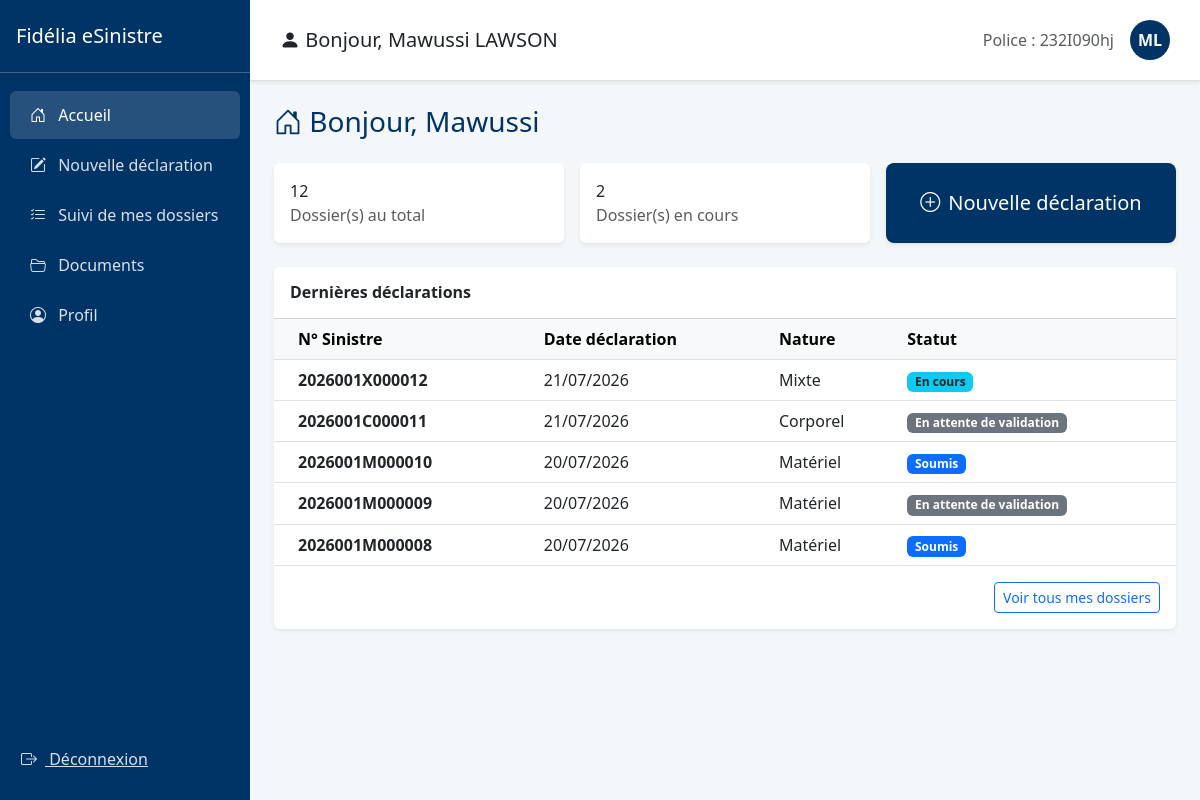
The app's page /sinistres/accueil/ (signed in) with its own data.
### gestion_sinistres/models.py (models this page shows, shortened)
class Assure(models.Model):
    user = models.OneToOneField(User, on_delete=models.CASCADE, related_name='assure')
    numero_police = models.CharField(max_length=50, unique=True)
    agence = models.ForeignKey(Agence, on_delete=models.SET_NULL, null=True, blank=True)
    compte_active = models.BooleanField(default=False)
    politique_confidentialite_acceptee = models.BooleanField(default=False)

class Sinistre(models.Model):
    NATURE_CHOICES = [('C', 'Corporel'), ('M', 'Matériel'), ('X', 'Mixte')]
    STATUS_CHOICES = [
        ('SOUMIS', 'Soumis'),
        ('ATTENTE_COMPLEMENTS', 'En attente de compléments'),
        ('ATTENTE_VALIDATION', 'En attente de validation'),
        ('A_CORRIGER', 'A corriger'),
        ('EN_COURS', 'En cours'),
        ('CLOTURE', 'Clôturé'),
        ('SANS_SUITE', 'Sans suite'),
        ('REOUVERT', 'Réouvert'),
    ]
    n_police = models.CharField(max_length=50)
    nom_conducteur = models.CharField(max_length=100)
    immatriculation = models.CharField(max_length=20)
    numero_sinistre = models.CharField(max_length=20, unique=True)
    statut = models.CharField(max_length=30, choices=STATUS_CHOICES, default='SOUMIS')
    agent_traitant = models.CharField(max_length=100, blank=True, null=True)
    montant_estime = models.DecimalField(max_digits=12, decimal_places=2, default=0)
    prix_retenu = models.DecimalField(max_digits=12, decimal_places=2, null=True, blank=True)
    beneficiaire_nom = models.CharField(max_length=100, blank=True, null=True)
    beneficiaire_prenoms = models.CharField(max_length=100, blank=True, null=True)
    beneficiaire_telephone = models.CharField(max_length=20, blank=True, null=True)
    numero_cheque = models.CharField(max_length=50, blank=True, null=True)
    banque_cheque = models.CharField(max_length=100, blank=True, null=True)
    montant_cheque = models.DecimalField(max_digits=12, decimal_places=2, null=True, blank=True)
    date_emission_cheque = models.DateField(null=True, blank=True)
    attestation_generee = models.BooleanField(default=False)
    date_attestation = models.DateTimeField(null=True, blank=True)
    motif_sans_suite = models.TextField(blank=True, null=True)
    indemnisation_validee = models.BooleanField(default=False)
    date_survenance = models.DateTimeField()
    date_declaration = models.DateTimeField(auto_now_add=True)
    heure_approximative = models.TimeField()
    circonstances = models.TextField()
    vehicule = models.ForeignKey(Vehicule, on_delete=models.CASCADE)
    region = models.ForeignKey(Region, on_delete=models.SET_NULL, null=True)
    ville = models.ForeignKey(Ville, on_delete=models.SET_NULL, null=True)
    prefecture = models.ForeignKey(Prefecture, on_delete=models.SET_NULL, null=True)
    quartier = models.CharField(max_length=150)
    nature = models.CharField(max_length=1, choices=NATURE_CHOICES)
    precision = models.TextField(help_text="Circonstances exactes")
    numero_point_vente = models.CharField(max_length=10, default="001")
    assure = models.ForeignKey(User, on_delete=models.CASCADE, related_name='sinistres')
    quittance = models.ForeignKey(Quittance, on_delete=models.SET_NULL, null=True, blank=True)
    lettre_derogation = models.FileField(upload_to='sinistres/derogations/', blank=True, null=True)

### gestion_sinistres/views.py (the view)
# urls.py: path('accueil/', views.accueil_assure, name='accueil_assure'),
@login_required
def accueil_assure(request):
    all_sinistres = Sinistre.objects.filter(assure=request.user)
    context = {
        'total': all_sinistres.count(),
        'en_cours': all_sinistres.filter(statut='EN_COURS').count(),
        'derniers': all_sinistres.order_by('-date_declaration')[:5],
    }
    return render(request, 'accueil_assure.html', context)

### gestion_sinistres/templates/accueil_assure.html (shortened to what this page needs)
{% extends 'base_assure.html' %}
{% block content %}
<h3 class="mb-4" style="color: #003366;">
    <i class="bi bi-house-door"></i> Bonjour, {{ request.user.first_name|default:request.user.username }}
</h3>
<div class="row g-3 mb-4">
    <div class="col-md-4">
        <div class="card stat-card shadow-sm border-0 h-100">
            <div class="card-body">
                <div class="stat-number">{{ total }}</div>
                <div class="text-muted">Dossier(s) au total</div>
            </div>
        </div>
    </div>
    <div class="col-md-4">
        <div class="card stat-card shadow-sm border-0 h-100">
            <div class="card-body">
                <div class="stat-number">{{ en_cours }}</div>
                <div class="text-muted">Dossier(s) en cours</div>
            </div>
        </div>
    </div>
    <div class="col-md-4">
        <div class="card stat-card shadow-sm border-0 h-100 d-flex align-items-center justify-content-center">
            <a href="{% url 'declarer_sinistre' %}" class="btn btn-lg w-100 h-100 d-flex align-items-center justify-content-center" style="background-color: #003366; color: white;">
                <i class="bi bi-plus-circle me-2"></i> Nouvelle déclaration
            </a>
        </div>
    </div>
</div>
<div class="card shadow-sm border-0">
    <div class="card-header bg-white py-3">
        <h6 class="mb-0 fw-bold">Dernières déclarations</h6>
    </div>
    <div class="card-body p-0">
        {% if derniers %}
        <table class="table table-hover align-middle mb-0">
            <thead class="table-light">
                <tr>
                    <th class="ps-4">N° Sinistre</th>
                    <th>Date déclaration</th>
                    <th>Nature</th>
                    <th>Statut</th>
                </tr>
            </thead>
            <tbody>
                {% for sinistre in derniers %}
                <tr>
                    <td class="ps-4"><strong>{{ sinistre.numero_sinistre }}</strong></td>
                    <td>{{ sinistre.date_declaration|date:"d/m/Y" }}</td>
                    <td>{{ sinistre.get_nature_display }}</td>
                    <td>
                        {% if sinistre.statut == 'SOUMIS' %}<span class="badge bg-primary">{{ sinistre.get_statut_display }}</span>
                        {% elif sinistre.statut == 'ATTENTE' %}<span class="badge bg-warning text-dark">{{ sinistre.get_statut_display }}</span>
                        {% elif sinistre.statut == 'EN_COURS' %}<span class="badge bg-info text-dark">{{ sinistre.get_statut_display }}</span>
                        {% elif sinistre.statut == 'CLOTURE' %}<span class="badge bg-success">{{ sinistre.get_statut_display }}</span>
                        {% else %}<span class="badge bg-secondary">{{ sinistre.get_statut_display }}</span>
                        {% endif %}
                    </td>
                </tr>
                {% endfor %}
            </tbody>
        </table>
        <div class="p-3 text-end">
            <a href="{% url 'suivi_sinistres' %}" class="btn btn-sm btn-outline-primary">Voir tous mes dossiers</a>
        </div>
        {% else %}
        <p class="text-muted text-center py-5">Vous n'avez encore déclaré aucun sinistre.</p>
        {% endif %}
    </div>
</div>
{% endblock %}

### gestion_sinistres/templates/base_assure.html (shortened to what this page needs)
<!DOCTYPE html>
<html lang="fr">
<head>
    <link href="https://cdn.jsdelivr.net/npm/bootstrap@5.3.0/dist/css/bootstrap.min.css" rel="stylesheet">
    <link rel="stylesheet" href="https://cdn.jsdelivr.net/npm/bootstrap-icons@1.11.0/font/bootstrap-icons.css">
</head>
<body>
    <nav class="sidebar">
        <div class="d-flex align-items-center justify-content-between py-4 px-3 border-bottom border-light border-opacity-25">
            <h5 class="mb-0">Fidélia eSinistre</h5>
        </div>
        <div class="py-3">
            <a href="{% url 'accueil_assure' %}" class="{% if request.resolver_match.url_name == 'accueil_assure' %}active{% endif %}"><i class="bi bi-house-door me-2"></i> Accueil</a>
            <a href="{% url 'declarer_sinistre' %}" class="{% if request.resolver_match.url_name == 'declarer_sinistre' %}active{% endif %}"><i class="bi bi-pencil-square me-2"></i> Nouvelle déclaration</a>
            <a href="{% url 'suivi_sinistres' %}" class="{% if request.resolver_match.url_name == 'suivi_sinistres' %}active{% endif %}"><i class="bi bi-list-check me-2"></i> Suivi de mes dossiers</a>
            <a href="{% url 'documents_assure' %}" class="{% if request.resolver_match.url_name == 'documents_assure' %}active{% endif %}"><i class="bi bi-folder2-open me-2"></i> Documents</a>
            <a href="{% url 'profil_assure' %}" class="{% if request.resolver_match.url_name == 'profil_assure' %}active{% endif %}"><i class="bi bi-person-circle me-2"></i> Profil</a>
        </div>
        <div class="py-3 mt-auto">
            <form method="post" action="{% url 'logout' %}">
                <button type="submit" class="btn btn-link" style="color: rgba(255,255,255,0.85); padding: 12px 20px;">
                    <i class="bi bi-box-arrow-right me-2"></i> Déconnexion
                </button>
            </form>
        </div>
    </nav>
    <main class="main-content">
        <div class="header-user d-flex align-items-center justify-content-between shadow-sm">
            <div class="d-flex align-items-center">
                <h5 class="mb-0"><i class="bi bi-person-fill"></i> Bonjour, {{ request.user.get_full_name|default:request.user.username }}</h5>
            </div>
            <div class="d-flex align-items-center">
                <span class="text-muted me-3">Police : {{ request.user.assure.numero_police|default:"N/A" }}</span>
                <a href="{% url 'profil_assure' %}" class="user-badge text-decoration-none">{{ request.user.first_name|first|default:"U" }}{{ request.user.last_name|first|default:"I" }}</a>
            </div>
        </div>
        <div class="p-4">
            {% block content %}{% endblock %}
        </div>
    </main>
</body>
</html>

### gestion_sinistres/templates/base_assure.html (style rules this page uses)
:root { --fidelia-blue: #003366; }
body { background-color: #f4f7f9; font-family: 'Segoe UI', sans-serif; }
.sidebar { width: 250px; height: 100vh; background: var(--fidelia-blue); color: white; position: fixed; left: 0; top: 0; display: flex; flex-direction: column; }
.sidebar a { color: rgba(255, 255, 255, 0.85); display: block; padding: 12px 20px; text-decoration: none; border-radius: 6px; margin: 2px 10px; }
.sidebar a:hover, .sidebar a.active { background: rgba(255, 255, 255, 0.15); color: white; }
.main-content { margin-left: 250px; }
.header-user { background: white; padding: 20px 30px; border-bottom: 1px solid #e0e0e0; }
.user-badge { width: 40px; height: 40px; border-radius: 50%; background: var(--fidelia-blue); color: white; display: flex; align-items: center; justify-content: center; font-weight: bold; }

### records on screen
Sinistre: numero_sinistre "2026001X000012", date_declaration "21/07/2026", nature "Mixte", statut "En cours"
Sinistre: numero_sinistre "2026001C000011", date_declaration "21/07/2026", nature "Corporel", statut "En attente de validation"
Sinistre: numero_sinistre "2026001M000010", date_declaration "20/07/2026", nature "Matériel", statut "Soumis"
Sinistre: numero_sinistre "2026001M000009", date_declaration "20/07/2026", nature "Matériel", statut "En attente de validation"
Sinistre: numero_sinistre "2026001M000008", date_declaration "20/07/2026", nature "Matériel", statut "Soumis"

### other values on screen
{{ request.user.get_full_name|default:request.user.username }} "Mawussi LAWSON"
{{ request.user.assure.numero_police|default:"N/A" }} "232I090hj"
{{ request.user.first_name|first|default:"U" }} "M"
{{ request.user.last_name|first|default:"I" }} "L"
{{ request.user.first_name|default:request.user.username }} "Mawussi"
{{ total }} "12"
{{ en_cours }} "2"
